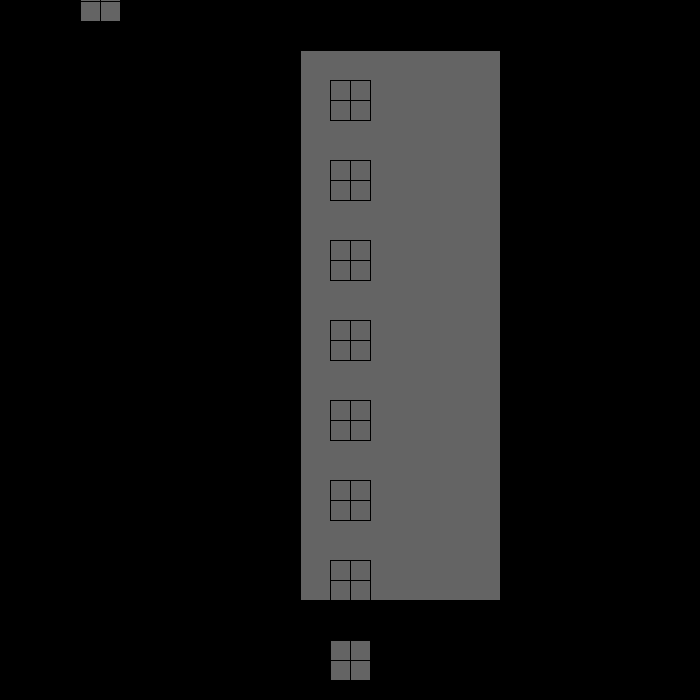
Frame 1 (no input)
Frame 60 (the mouse pressed at the canvas centre just before this capture): identical to frame 1, image omitted
Frame 120 (the mouse held since frame 60 and released just before this capture): identical to frame 1, image omitted

The Processing sketch that drew this single still picture (run headless with seeded random() and noise(); from frame 60 on, the mouse is pressed at the canvas centre):

// Processing sketch: processing_162774
// ── processing_162774.pde

void setup () {
  size (700, 700);
}

void draw () {
  background (0);
  fill(100);
  rect (300, 50, 200, 550);
  int x=350;
  int y=100;

  while (y<height) {
    drawWindow(x, y);
    drawWindow(X+100, Y);
    y=y+80;
  }
}
void drawWindow (int x, int y) {
  rect (x-20, y-20, 40, 40);
  line (x-20, y, x+20, y);
  line (x, y+20, x, y-20);
}
